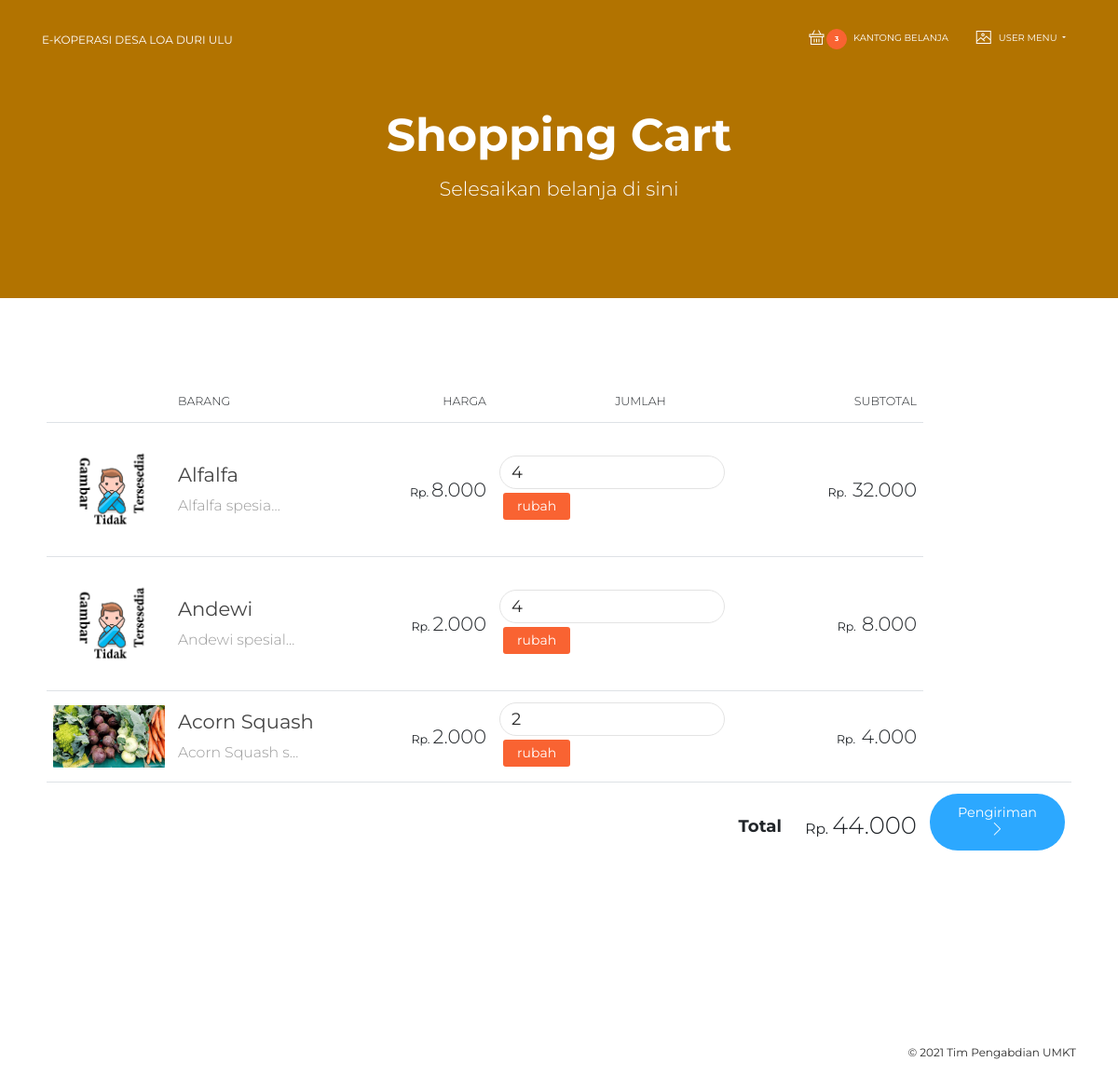
Before: /shopping-cart/ (signed in) with the older database file.
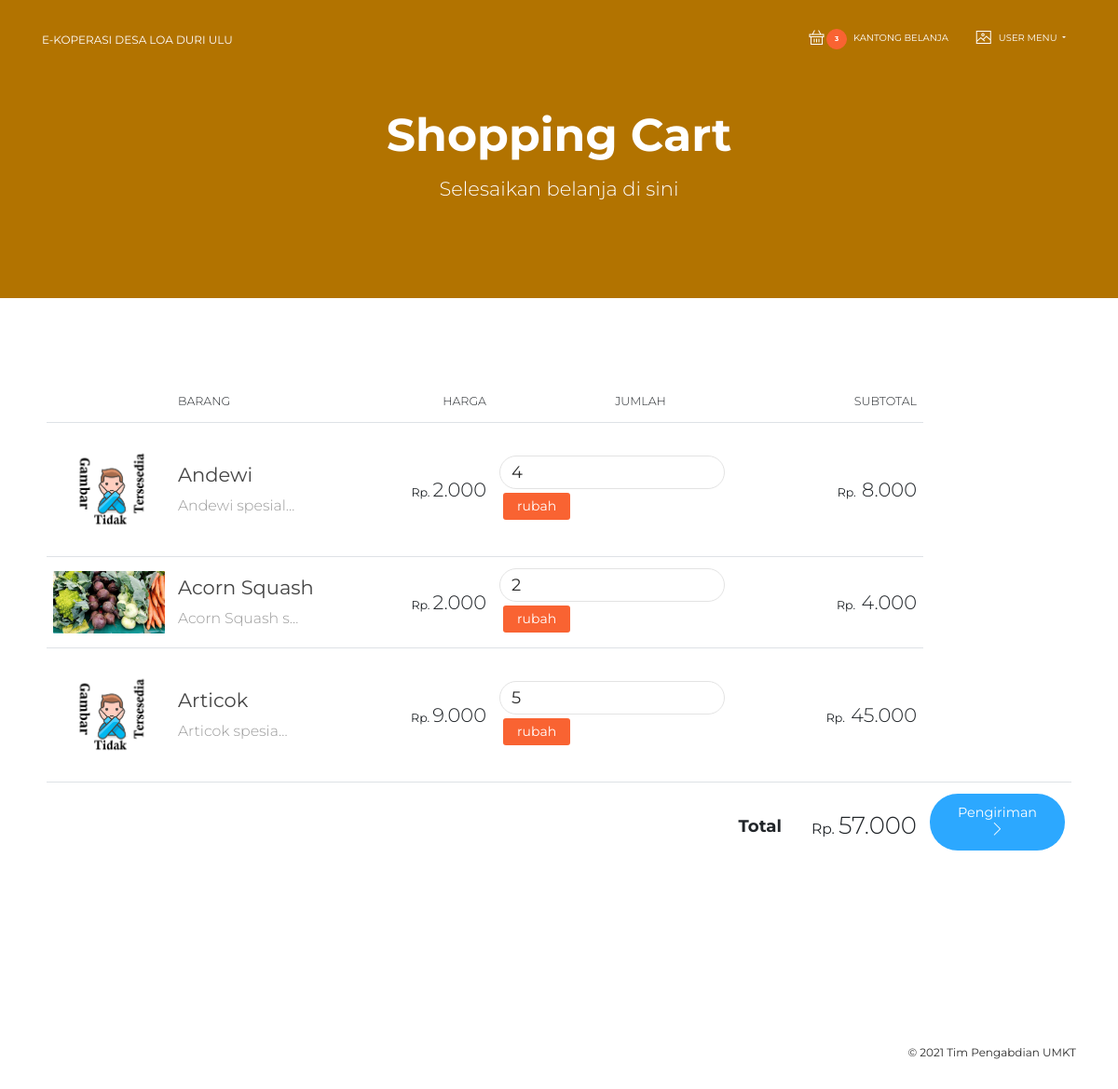
After: the same page with the newer database file.
### commerce/models.py (models this page shows, shortened)
class OrderItem(models.Model):
    order = models.ForeignKey(Order, on_delete=models.CASCADE, related_name='order_items')
    item = models.ForeignKey(Item, on_delete=models.CASCADE, related_name='order_item')
    qty = models.FloatField()
    @property
    def subtotal(self):
        return self.item.price * self.qty

class Item(models.Model):
    title = models.CharField(max_length=100)
    category = models.ManyToManyField(ItemCategory)
    description = models.TextField()
    price = models.IntegerField()
    stock = models.IntegerField()
    thumbnail = models.ImageField(upload_to='app_medias/thumbnails', null=True)
    media = models.ManyToManyField(MediaLibrary)
    deleted = models.BooleanField(default=False)

class Order(models.Model):
    user = models.ForeignKey(settings.AUTH_USER_MODEL, on_delete=models.CASCADE, related_name='order')
    start_date = models.DateTimeField(auto_now_add=True)
    ordered_date = models.DateTimeField(null=True)
    ordered = models.BooleanField(default=False)
    @property
    def subtotal(self):
        subtotal = 0
        for item in self.order_items.all():
            subtotal += item.item.price * item.qty
        return subtotal

### commerce/views.py (the view, shortened to what this page needs)
# urls.py: path('shopping-cart/', ShoppingCartView.as_view(), name='shopping_cart'),
class ShoppingCartView(LoginRequiredMixin, View):
    login_url = '/accounts/login/'
    redirect_field_name = 'redirect_to'
    def get(self, request):
        order = Order.objects.select_related('delivery').filter(user=request.user, ordered=False). \
            prefetch_related('order_items').first()
        context = {
            'order': order
        }
        return render(request, 'commerce/pages/shopping_cart/index.html', context)

### commerce/context.py (called while the page is built)
def user_cart_ctx(request):
    if request.user.is_authenticated:
        data = OrderItem.objects.filter(order__user=request.user, order__ordered=False)
        return {
            'carts': data.all(),
            'carts_count': data.count(),
        }
    return {
            'carts': None,
            'carts_count': 0,
        }

### templates/commerce/pages/shopping_cart/index.html (shortened to what this page needs)
{% extends "layouts/base.html" %}
{% load humanize %}
{% load static %}
{% block header %}
    <div class="page-header page-header-mini header-filter">
        <div class="page-header-image" style="background-color: orange;"></div>
        <div class="content-center text-center">
            <div class="row">
                <div class="col-md-8 ml-auto mr-auto">
                    <h1 class="title">Shopping Cart</h1>
                    <h4 class="description text-white">Selesaikan belanja di sini</h4>
                </div>
            </div>
        </div>
    </div>
{% endblock %}
{% block content %}
    <div class="section">
        <div class="container">
            <div id="contentAreas" class="cd-section">
                <div id="tables">
                    <div class="row">
                        <div class="col-md-12">
                            <div class="card card-plain">
                                <div class="card-body">
                                    <div class="table-responsive">
                                        <table class="table table-shopping">
                                            <thead class="">
                                            <tr>
                                                <th class="text-center">
                                                </th>
                                                <th>
                                                    Barang
                                                </th>
                                                <th class="text-right">
                                                    Harga
                                                </th>
                                                <th class="text-center">
                                                    Jumlah
                                                </th>
                                                <th class="text-right">
                                                    Subtotal
                                                </th>
                                            </tr>
                                            </thead>
                                            <tbody id="chart-items-table">
                                            {% include 'commerce/pages/shopping_cart/partials/order_items_list.html'%}
                                            </tbody>
                                        </table>
                                    </div>
                                </div>
                            </div>
                        </div>
                    </div>
                </div>
            </div>
        </div>
    </div>
{% endblock %}

### templates/commerce/pages/shopping_cart/partials/order_items_list.html (shortened to what this page needs)
{% load i18n %}
{% load humanize %}
{% load static %}
{% language 'id' %}
{% for item in order.order_items.all %}
    <tr>
        <td>
            <div class="img-container">
                {% if item.item.thumbnail %}
                    <img src="{{ item.item.thumbnail.url }}"
                         alt="{{ item.item.title }}">
                {% else %}
                    <img src="{% static '/img/no-image.png' %}"
                         alt="no image">
                {% endif %}
            </div>
        </td>
        <td class="td-name">
            <a href="{% url 'item-page' item.item.id %}">{{ item.item.title }}</a>
            <br>
            <small>{{ item.item.description|truncatechars:15 }} </small>
        </td>
        <td class="td-number">
            <small>Rp.</small>{{ item.item.price|intcomma }}
        </td>
        <td class="td-number">
            <form class="form-inline float-md-right"
                  hx-post="{% url 'shopping_cart_item_update' item.id %}"
                  hx-target="#chart-items-table"
            >
                <input type="number" class="form-control"
                       placeholder="qty" name="qty" id="qty"
                       value="{{ item.qty|floatformat:0|intcomma }}"
                       maxlength="4" size="4"
                >
                <button type="submit" class="btn btn-sm btn-primary m-1">rubah</button>
            </form>
        </td>
        <td class="td-number">
            <small>Rp. </small> {{ item.subtotal|floatformat:0|intcomma }}
        </td>
    </tr>
{% endfor %}
<tr>
    <td colspan="3">
    </td>
    <td class="td-total">
        Total
    </td>
    <td class="td-price">
        <small>Rp. </small> {{ order.subtotal|floatformat:0|intcomma }}
    </td>
    <td colspan="3" class="text-right">
        <a href="{% url 'delivery-page' order.delivery.id %}" class="btn btn-info btn-round "
                data-original-title="" title="">
            Pengiriman
            <i class="now-ui-icons arrows-1_minimal-right"></i>
        </a>
    </td>
</tr>
{% endlanguage %}

Changed rows visible on the page:
removed OrderItem: item "Alfalfa", item.description "Alfalfa spesia…", item.price "8.000", qty "4", subtotal "32.000"
added OrderItem: item "Articok", item.description "Articok spesia…", item.price "9.000", qty "5", subtotal "45.000"
computed for Order: subtotal "44.000" → "57.000"
